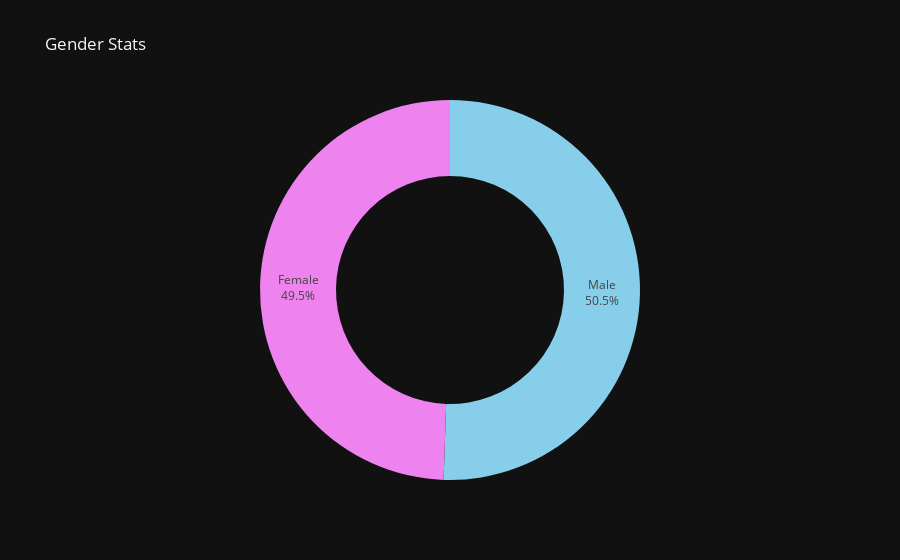

The notebook cell saved with this chart:
### Markdown cell above
---


Lets draw our gender statistic pie chart


---

### Code cell
# decorate
fig_gender.update_layout(
    title_text='Gender Stats',
    template='plotly_dark',
    showlegend=False
)

# show
fig_gender.show()

### Figure 1 — Plotly figure (JSON) as saved in the notebook; plotly's stock layout.template omitted (floating-point values rounded to 4 significant figures)
{"data": [{"hole": 0.6, "labels": ["Male", "Female"], "marker": {"colors": ["rgb(135, 206, 235)", "rgb(238, 130, 238)"]}, "textinfo": "label+percent", "type": "pie", "values": [189, 185]}], "layout": {"showlegend": false, "title": {"text": "Gender Stats"}}}
